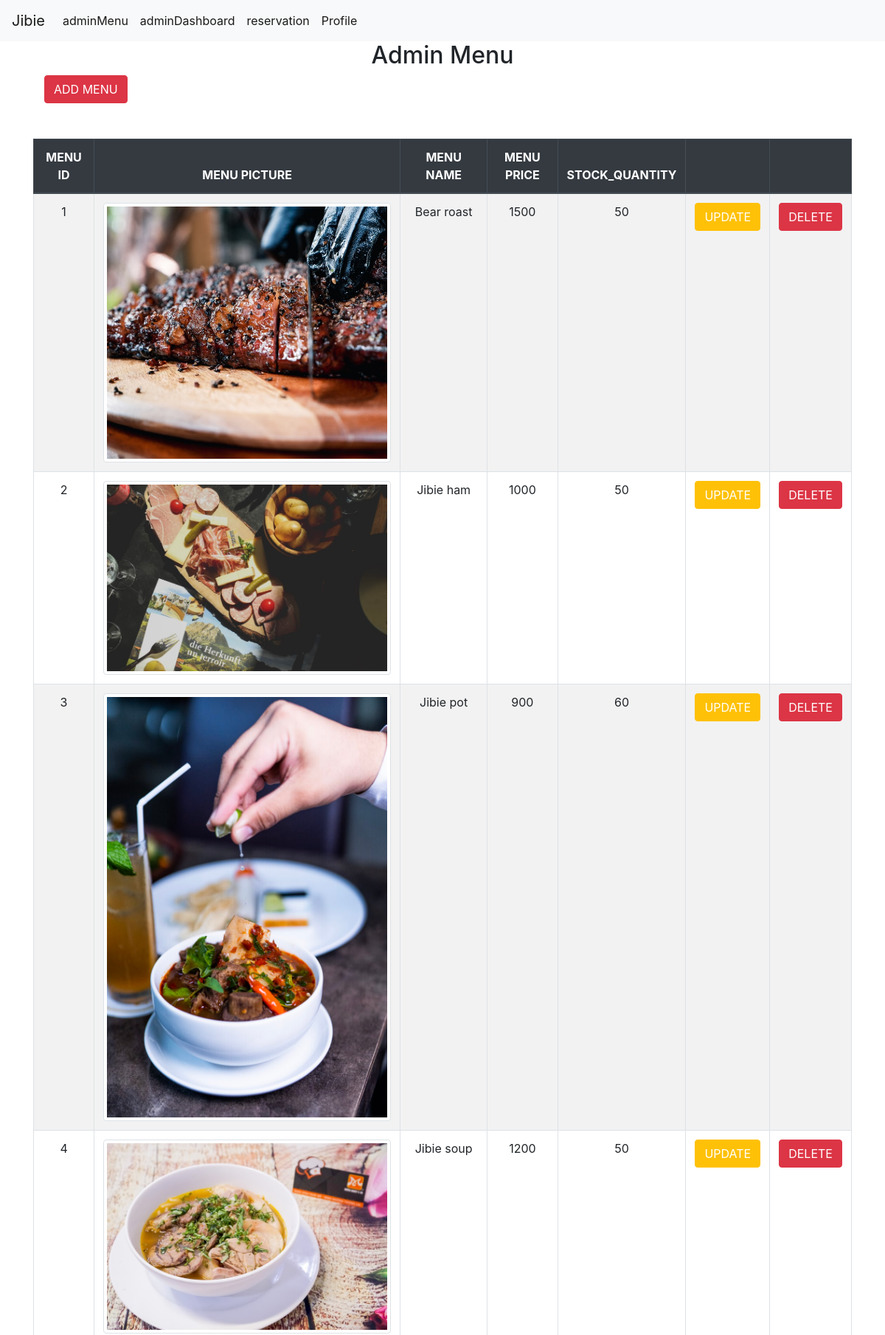
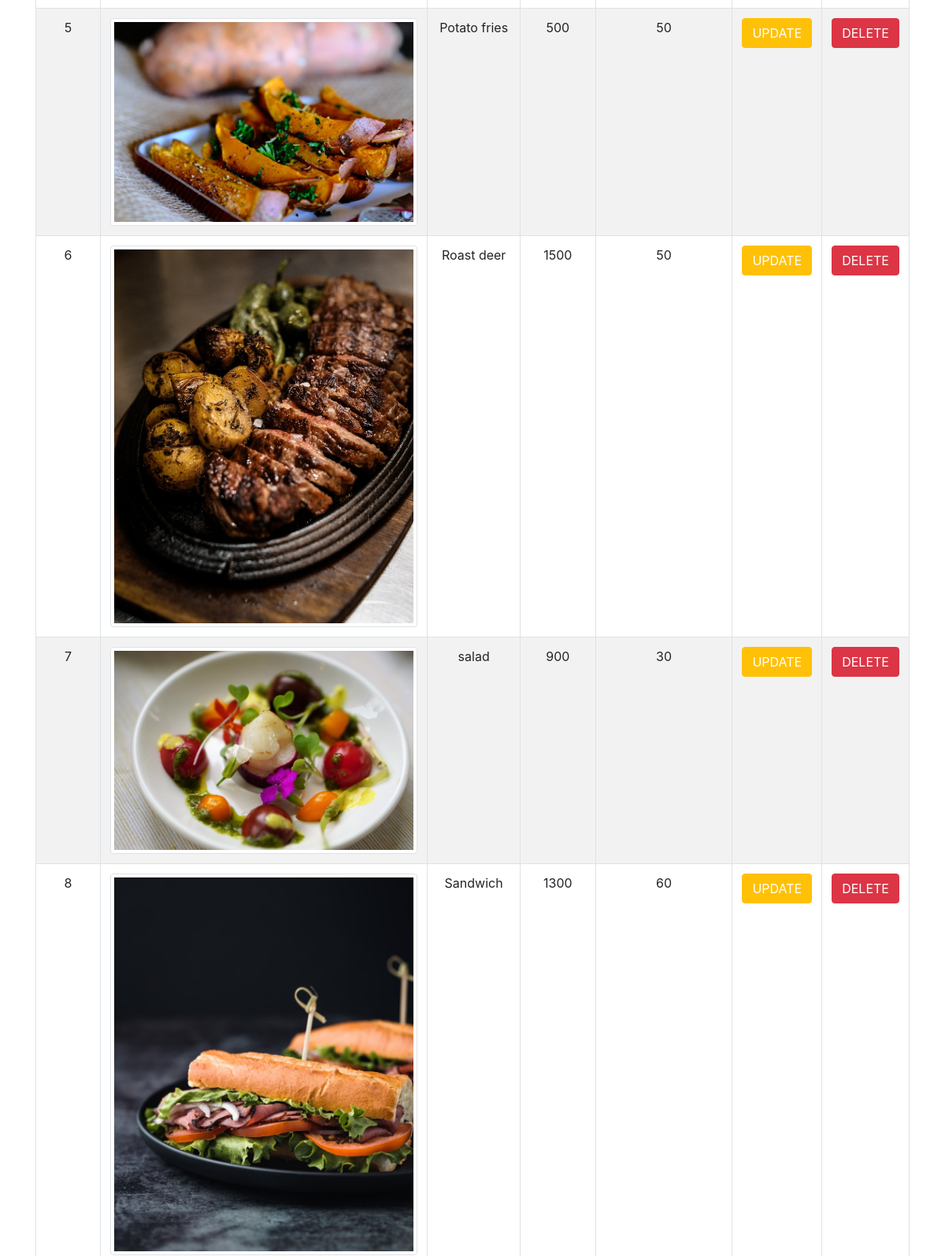
Screenshot of /views/adminMenu.php (signed in, upper part) with the database file from the repository (2 pictures, top to bottom).
### tables this page shows
CREATE TABLE `menu` (
  `menu_id` int(11) NOT NULL,
  `menu_name` varchar(20) NOT NULL,
  `menu_price` float NOT NULL,
  `stock_quantity` int(11) NOT NULL,
  `menu_picture` varchar(50) DEFAULT NULL
);

### class/Database.php (called while the page is built, shortened)
<?php
  class Database{
    private $servername = "localhost";
    private $db_username = "root";
    private $db_password = "root";
    private $database = "daichi_portfolio";
    public function __construct(){
      $this->conn = new mysqli($this->servername,$this->db_username,
      $this->db_password, $this->database);
      return $this->conn;
    }
  }
?>

### action/menuAction.php (called while the page is built, shortened)
<?php
  require_once '../class/Menu.php';
  $menu = new Menu();
?>

### class/Menu.php (called while the page is built, shortened)
<?php
  require_once 'Database.php';
  class Menu extends Database{
    public function getAllMenu(){
      $sql = "SELECT * FROM menu";
      $result = $this->conn->query($sql);
      $rows = array();
      if($result->num_rows > 0){
        while($row = $result->fetch_assoc()){
            $rows[] = $row;
        }
        return $rows;
      }else{
        return false;
      }
    }
  }
?>

### views/adminMenu.php (the view, shortened to what this page needs)
<?php
  include '../action/menuAction.php'
?>
<!DOCTYPE html>
<html lang="en">
<head>
  <link rel="stylesheet" href="https://stackpath.bootstrapcdn.com/bootstrap/4.5.2/css/bootstrap.min.css">
</head>
<body>
<nav class="navbar navbar-expand-lg navbar-light bg-light">
  <a class="navbar-brand" href="../index.php">Jibie</a>
  <div class="collapse navbar-collapse" id="navbarSupportedContent">
    <ul class="navbar-nav mr-auto">
      <li class="nav-item active">
        <a class="nav-link" href="../views/adminMenu.php">adminMenu<span class="sr-only">(current)</span></a>
      </li>
      <li class="nav-item active">
        <a class="nav-link" href="../views/adminDashboard.php">adminDashboard<span class="sr-only">(current)</span></a>
      </li>
      <li class="nav-item active">
        <a class="nav-link" href="../views/reservation.php">reservation<span class="sr-only">(current)</span></a>
      </li>
      <li class="nav-item active">
        <a class="nav-link" href="../views/Profile.php">Profile<span class="sr-only">(current)</span></a>
      </li>
  </div>
</nav>
  <div class="container">
    <h2 class="text-center">Admin Menu</h2>
    <div class="container">
    <a href="addMenu.php" class="btn btn-danger">ADD MENU</a>
    </div>
    <table class="table table-hover table-striped table-bordered mx-auto text-center my-5">
      <thead class="thead-dark text-uppercase">
        <th>Menu ID</th>
        <th>Menu Picture</th>
        <th>Menu Name</th>
        <th>Menu Price</th>
        <th>Stock_quantity</th>
        <th></th>
        <th></th>
      </thead>
      <tbody>
        <?php
          $menu_list = $menu->getAllMenu();
        if($menu_list){
          foreach($menu_list as $menu_detail){
            $image = $menu_detail['menu_picture'];
        ?>
          <tr>
            <td><?php echo $menu_detail['menu_id']?></td>
            <td><img src="../uploads/<?php echo $image?>" alt=""
            class="img-thumbnail">
            </td>
            <td><?php echo $menu_detail['menu_name']?></td>
            <td><?php echo $menu_detail['menu_price']?></td>
            <td><?php echo $menu_detail['stock_quantity']?></td>
            <td><a href="updateMenu.php?menu_id=<?php echo $menu_detail['menu_id']?>" class="btn btn-warning text-white">UPDATE</a></td>
            <td><a href="deleteMenu.php?menu_id=<?php echo $menu_detail['menu_id']?>" class="btn btn-danger text-white">DELETE</a></td>
          </tr>
        <?php
            }
          }else{
        ?>
          <tr>
            <td colspan = 6 class="text-center">No Records Found</td>
          </tr>
        <?php
          }
        ?>
      </tbody>
    </table>
  </div>
</body>
</html>

### rows the page displays
menu: menu_id "1", menu_picture (picture), menu_name "Bear roast", menu_price "1500", stock_quantity "50"
menu: menu_id "2", menu_picture (picture), menu_name "Jibie ham", menu_price "1000", stock_quantity "50"
menu: menu_id "3", menu_picture (picture), menu_name "Jibie pot", menu_price "900", stock_quantity "60"
menu: menu_id "4", menu_picture (picture), menu_name "Jibie soup", menu_price "1200", stock_quantity "50"
menu: menu_id "5", menu_picture (picture), menu_name "Potato fries", menu_price "500", stock_quantity "50"
menu: menu_id "6", menu_picture (picture), menu_name "Roast deer", menu_price "1500", stock_quantity "50"
menu: menu_id "7", menu_picture (picture), menu_name "salad", menu_price "900", stock_quantity "30"
menu: menu_id "8", menu_picture (picture), menu_name "Sandwich", menu_price "1300", stock_quantity "60"
